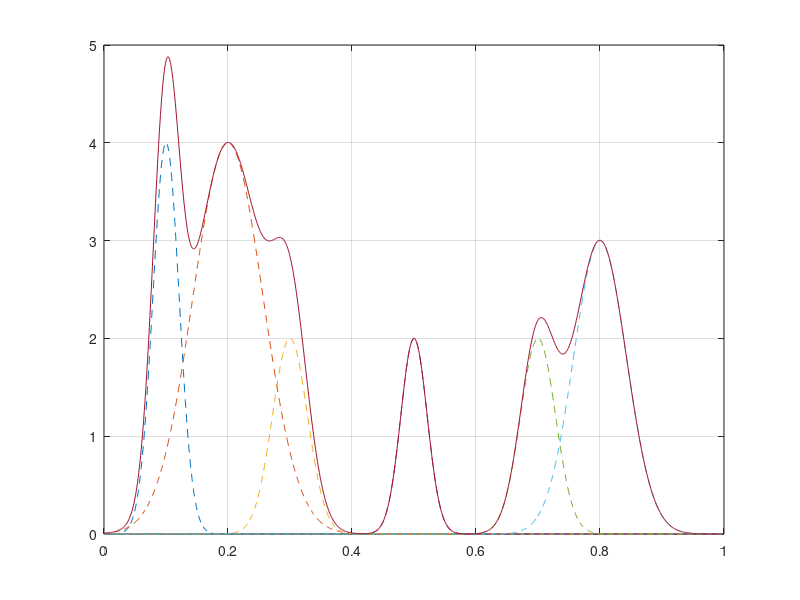

The MATLAB source for this figure:
x = linspace(0,1,1000);
pos = [1 2 3 5 7 8]/10;
hgt = [4 4 2 2 2 3];
wdt = [3 8 4 3 4 6]/100;

for n = 1:length(pos)
   Gauss(n,:) = hgt(n)*exp(-((x - pos(n))/wdt(n)).^2); 
end
peaksig = sum(Gauss);
plot(x,Gauss,'--',x,peaksig);
grid on